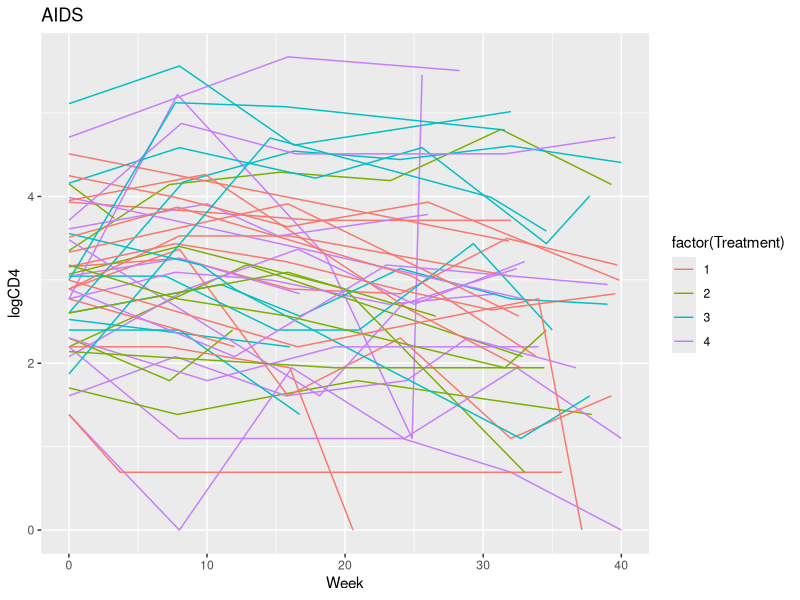

This chart was generated by the following R code:
# Walter Reilly
# 3.7.17

library(tidyverse)

# setup df
d = read.table("aids.txt", quote="\"", comment.char="")
colnames(d) = c("ID","Treatment","Age","Gender(Male=1)","Week","logCD4")

# get random IDs
rand.samp = sample.int(1313, size = 50, replace = FALSE)
# create new df with rand IDS
dspag = d %>% filter(ID %in% rand.samp)

#spag plot
p <- ggplot(data = dspag, aes(x = Week, y = logCD4, group = ID, colour = factor(Treatment),guide_legend(title = "Treatment")))
p  + geom_line() + ggtitle("AIDS") 
